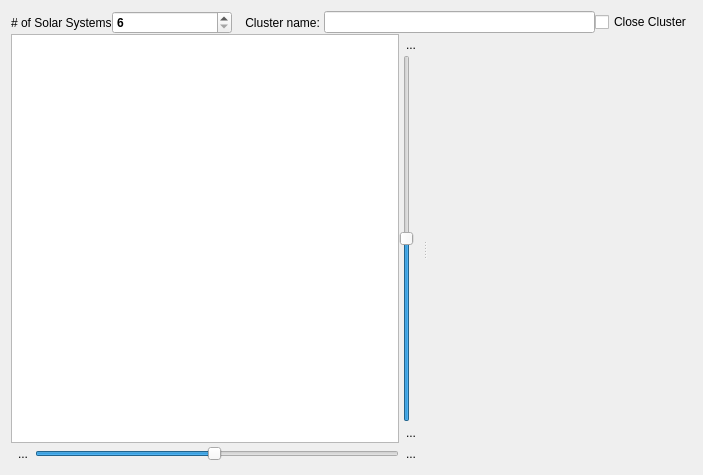
<?xml version="1.0" encoding="UTF-8"?>
<ui version="4.0">
 <class>DiasporaClusterDialog</class>
 <widget class="QWidget" name="DiasporaClusterDialog">
  <property name="geometry">
   <rect>
    <x>0</x>
    <y>0</y>
    <width>703</width>
    <height>475</height>
   </rect>
  </property>
  <property name="windowTitle">
   <string>Dialog</string>
  </property>
  <property name="styleSheet">
   <string notr="true"/>
  </property>
  <layout class="QVBoxLayout" name="verticalLayout_3">
   <item>
    <layout class="QVBoxLayout" name="verticalLayout" stretch="0,1">
     <property name="spacing">
      <number>0</number>
     </property>
     <item>
      <layout class="QHBoxLayout" name="horizontalLayout_3">
       <property name="spacing">
        <number>0</number>
       </property>
       <property name="sizeConstraint">
        <enum>QLayout::SetDefaultConstraint</enum>
       </property>
       <item>
        <layout class="QHBoxLayout" name="horizontalLayout">
         <property name="spacing">
          <number>0</number>
         </property>
         <item>
          <widget class="QLabel" name="label">
           <property name="font">
            <font>
             <pointsize>9</pointsize>
            </font>
           </property>
           <property name="text">
            <string># of Solar Systems</string>
           </property>
          </widget>
         </item>
         <item>
          <widget class="QSpinBox" name="spinNumSolSys">
           <property name="minimumSize">
            <size>
             <width>120</width>
             <height>0</height>
            </size>
           </property>
           <property name="font">
            <font>
             <pointsize>9</pointsize>
             <weight>75</weight>
             <bold>true</bold>
            </font>
           </property>
           <property name="styleSheet">
            <string notr="true"/>
           </property>
           <property name="minimum">
            <number>6</number>
           </property>
           <property name="maximum">
            <number>18</number>
           </property>
          </widget>
         </item>
        </layout>
       </item>
       <item>
        <layout class="QHBoxLayout" name="horizontalLayout_2">
         <property name="spacing">
          <number>0</number>
         </property>
         <item>
          <widget class="QLabel" name="label_2">
           <property name="font">
            <font>
             <pointsize>9</pointsize>
            </font>
           </property>
           <property name="text">
            <string>    Cluster name: </string>
           </property>
          </widget>
         </item>
         <item>
          <widget class="QLineEdit" name="lblClusterName">
           <property name="minimumSize">
            <size>
             <width>200</width>
             <height>0</height>
            </size>
           </property>
           <property name="font">
            <font>
             <pointsize>9</pointsize>
             <weight>75</weight>
             <bold>true</bold>
            </font>
           </property>
           <property name="styleSheet">
            <string notr="true"/>
           </property>
          </widget>
         </item>
        </layout>
       </item>
       <item>
        <widget class="QCheckBox" name="chkCloseCluster">
         <property name="font">
          <font>
           <pointsize>9</pointsize>
          </font>
         </property>
         <property name="text">
          <string>Close Cluster</string>
         </property>
        </widget>
       </item>
      </layout>
     </item>
     <item>
      <widget class="QSplitter" name="splitter_2">
       <property name="font">
        <font>
         <pointsize>9</pointsize>
        </font>
       </property>
       <property name="orientation">
        <enum>Qt::Horizontal</enum>
       </property>
       <widget class="QWidget" name="layoutWidget">
        <property name="font">
         <font>
          <pointsize>9</pointsize>
         </font>
        </property>
        <layout class="QVBoxLayout" name="verticalLayout_2">
         <property name="spacing">
          <number>0</number>
         </property>
         <item>
          <layout class="QHBoxLayout" name="horizontalLayout_4">
           <property name="spacing">
            <number>0</number>
           </property>
           <item>
            <widget class="QGraphicsView" name="clusterView">
             <property name="sizePolicy">
              <sizepolicy hsizetype="Expanding" vsizetype="Expanding">
               <horstretch>0</horstretch>
               <verstretch>0</verstretch>
              </sizepolicy>
             </property>
             <property name="font">
              <font>
               <pointsize>9</pointsize>
              </font>
             </property>
             <property name="styleSheet">
              <string notr="true"/>
             </property>
             <property name="backgroundBrush">
              <brush brushstyle="NoBrush">
               <color alpha="255">
                <red>227</red>
                <green>227</green>
                <blue>227</blue>
               </color>
              </brush>
             </property>
            </widget>
           </item>
           <item>
            <layout class="QVBoxLayout" name="verticalLayout_6">
             <property name="spacing">
              <number>0</number>
             </property>
             <item>
              <widget class="QToolButton" name="btnZoomIn">
               <property name="font">
                <font>
                 <pointsize>9</pointsize>
                </font>
               </property>
               <property name="text">
                <string>...</string>
               </property>
               <property name="icon">
                <iconset resource="Resources.qrc">
                 <normaloff>:/new/Bitmaps/pics/zoomin.png</normaloff>:/new/Bitmaps/pics/zoomin.png</iconset>
               </property>
               <property name="autoRaise">
                <bool>true</bool>
               </property>
              </widget>
             </item>
             <item>
              <widget class="QSlider" name="sliderZoom">
               <property name="font">
                <font>
                 <pointsize>9</pointsize>
                </font>
               </property>
               <property name="minimum">
                <number>1</number>
               </property>
               <property name="maximum">
                <number>500</number>
               </property>
               <property name="value">
                <number>250</number>
               </property>
               <property name="orientation">
                <enum>Qt::Vertical</enum>
               </property>
              </widget>
             </item>
             <item>
              <widget class="QToolButton" name="btnZoomOut">
               <property name="font">
                <font>
                 <pointsize>9</pointsize>
                </font>
               </property>
               <property name="text">
                <string>...</string>
               </property>
               <property name="icon">
                <iconset resource="Resources.qrc">
                 <normaloff>:/new/Bitmaps/pics/zoomout.png</normaloff>:/new/Bitmaps/pics/zoomout.png</iconset>
               </property>
               <property name="autoRaise">
                <bool>true</bool>
               </property>
              </widget>
             </item>
            </layout>
           </item>
          </layout>
         </item>
         <item>
          <layout class="QHBoxLayout" name="horizontalLayout_6">
           <property name="spacing">
            <number>0</number>
           </property>
           <item>
            <widget class="QToolButton" name="btnRotateLeft">
             <property name="font">
              <font>
               <pointsize>9</pointsize>
              </font>
             </property>
             <property name="text">
              <string>...</string>
             </property>
             <property name="icon">
              <iconset resource="Resources.qrc">
               <normaloff>:/new/Bitmaps/pics/rotateleft.png</normaloff>:/new/Bitmaps/pics/rotateleft.png</iconset>
             </property>
             <property name="autoRaise">
              <bool>true</bool>
             </property>
            </widget>
           </item>
           <item>
            <widget class="QSlider" name="sliderRotate">
             <property name="font">
              <font>
               <pointsize>9</pointsize>
              </font>
             </property>
             <property name="minimum">
              <number>-350</number>
             </property>
             <property name="maximum">
              <number>360</number>
             </property>
             <property name="orientation">
              <enum>Qt::Horizontal</enum>
             </property>
            </widget>
           </item>
           <item>
            <widget class="QToolButton" name="btnRotateRight">
             <property name="font">
              <font>
               <pointsize>9</pointsize>
              </font>
             </property>
             <property name="text">
              <string>...</string>
             </property>
             <property name="icon">
              <iconset resource="Resources.qrc">
               <normaloff>:/new/Bitmaps/pics/rotateright.png</normaloff>:/new/Bitmaps/pics/rotateright.png</iconset>
             </property>
             <property name="autoRaise">
              <bool>true</bool>
             </property>
            </widget>
           </item>
          </layout>
         </item>
        </layout>
       </widget>
       <widget class="ClusterItemEditor" name="cliEditor" native="true">
        <property name="sizePolicy">
         <sizepolicy hsizetype="Minimum" vsizetype="Preferred">
          <horstretch>0</horstretch>
          <verstretch>0</verstretch>
         </sizepolicy>
        </property>
        <property name="minimumSize">
         <size>
          <width>180</width>
          <height>0</height>
         </size>
        </property>
        <property name="maximumSize">
         <size>
          <width>300</width>
          <height>16777215</height>
         </size>
        </property>
        <property name="font">
         <font>
          <pointsize>9</pointsize>
         </font>
        </property>
       </widget>
      </widget>
     </item>
    </layout>
   </item>
  </layout>
 </widget>
 <customwidgets>
  <customwidget>
   <class>ClusterItemEditor</class>
   <extends>QWidget</extends>
   <header location="global">clusteritemeditor.h</header>
   <container>1</container>
  </customwidget>
 </customwidgets>
 <resources>
  <include location="Resources.qrc"/>
  <include location="Resources.qrc"/>
 </resources>
 <connections/>
 <slots>
  <slot>lstCluster_selected(QModelIndex)</slot>
 </slots>
</ui>
